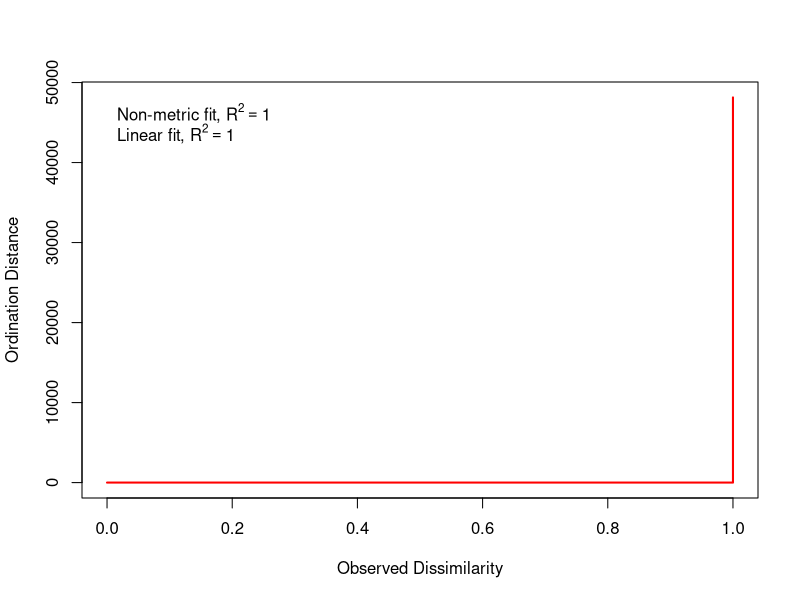

The R script that drew this image: (Note: this script raises an error after producing the figure.)
# Resrouces: 
# Plotting NMDS: https://chrischizinski.github.io/rstats/vegan-ggplot2/


# Packages used: 
library(tidyverse)
library(vegan)
library(ggplot2)
library(ggrepel)


# Loading in the data
dataglobal <- read.csv("2-Cleaned_data/cleaned_df.csv")

summer_visits <- dataglobal %>% 
  # Adding a column that identifies each visit 
  unite("SurveyID", Code, Date, remove = TRUE) %>% 
  # Subsetting to only include spring season
  subset(Season == "Summer") %>% 
  drop_na(Bird.code)



#========================================================#
            #FORMATTING THE DATAFRAME#
#========================================================#

# Converting the dataset into a matrix format
# where rows are sites and includes land use identity (yard or street) 

summer_data_matrix <- summer_visits %>%
  filter(!grepl("Unknown", Bird.code)) %>% 
  dplyr::select(SurveyID, Landtype, Bird.code) %>%
  distinct() %>%
  mutate_at(vars(SurveyID), as.factor) %>% 
  mutate(Present = 1) %>%
  pivot_wider(
    id_cols = c(SurveyID, Landtype),
    names_from = Bird.code,
    values_from = Present,
    values_fill = 0) %>% 
  column_to_rownames(var = "SurveyID")


# Dataframe that distance matrix will be calculated from
summer_dist_df <- summer_data_matrix %>% 
  # Removing landtype column so distance matrix can be calculated
  dplyr::select(-(Landtype))


#======================================================#
                          #NMDS#
#======================================================#

bird_NMDS_summer = metaMDS(summer_dist_df, 
                           distance = "jaccard",
                           k=2)

# Extracting stress metric 
bird_NMDS_summer$stress
# Visualising stress
stressplot(bird_NMDS_summer)


#===============================================================#
                              #NMDS PLOT#
#===============================================================#


# Extracting site scores and converting to df using 'scores' function (vegan)
data.scores_sm <- as.data.frame(scores(bird_NMDS_summer, display = "sites"))
# Creating a new column (site) from the row names 
data.scores_sm$site <- rownames(data.scores_sm)
# Creating a column for group (street or yard) based on Landtype column of data_matrix_group
data.scores_sm$Group <- summer_data_matrix$Landtype


# Extracting species scores and converting to df using 'scores' function (vegan)
species.scores_sm <- as.data.frame(scores(bird_NMDS_summer, display = "species"))
# Creating a new column (species) from the row names
species.scores_sm$species <- rownames(species.scores_sm)



# Calculating the hull values for each group (yard or street)
grp.yard_sm <- data.scores_sm[data.scores_sm$Group == "yard", ][chull(data.scores_sm[data.scores_sm$Group == "yard", c("NMDS1", "NMDS2")]), ]
grp.street_sm <- data.scores_sm[data.scores_sm$Group == "street", ][chull(data.scores_sm[data.scores_sm$Group == "street", c("NMDS1", "NMDS2")]), ]
# Combining hull values for both groups
hull.data_sm <- rbind(grp.yard_sm, grp.street_sm)





summer_nmds_plot <- ggplot() +
  # Adding the group hulls
  geom_polygon(data = hull.data_sm,
               aes(NMDS1, NMDS2, fill = Group, group = Group),
               alpha = 0.3) +
  # Adding the site points to the plot
  geom_point(data = data.scores_sm,
             aes(NMDS1, NMDS2, colour = Group, shape = Group),
             size = 5) +
  # Adding the species labels to the plot
  geom_text_repel(data = species.scores_sm,
                  aes(NMDS1, NMDS2, label = species),
                  size = 2.5,
                  alpha = 0.6) +
  # Colouring the two groups
  scale_colour_manual(values = c("yard"="darkblue","street"="chartreuse4")) +
  scale_fill_manual(labels= c("Street Segments", "Yard"), values = c("yard" = "darkblue", "street" = "chartreuse4")) +
  labs(fill="Land Use Type") +
  theme_test() + 
  theme(# Making axis labels larger
    axis.title.x = element_text(size=20), 
    axis.title.y = element_text(size=20), 
    legend.title = element_text(size =22), 
    legend.text = element_text(size = 20), 
    legend)



ggsave(spring_nmds_plot, 
       filename = "Q2.2_Spring_NMDS_plot.png",
       path = "4-Output/Figures",
       device = "png",
       height = 6, width = 10, units = "in")
